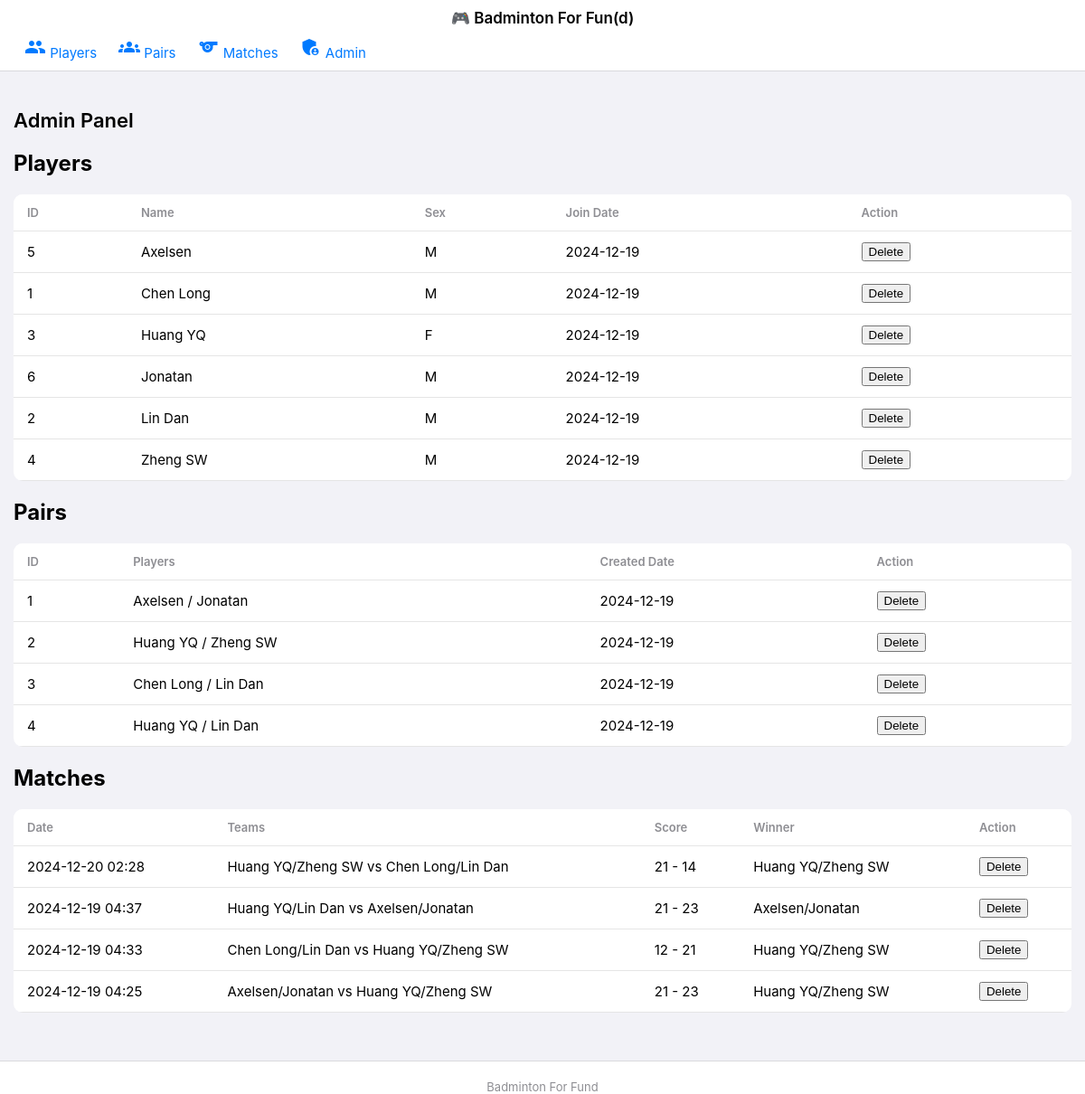
/admin, run on an earlier commit of the app's database.
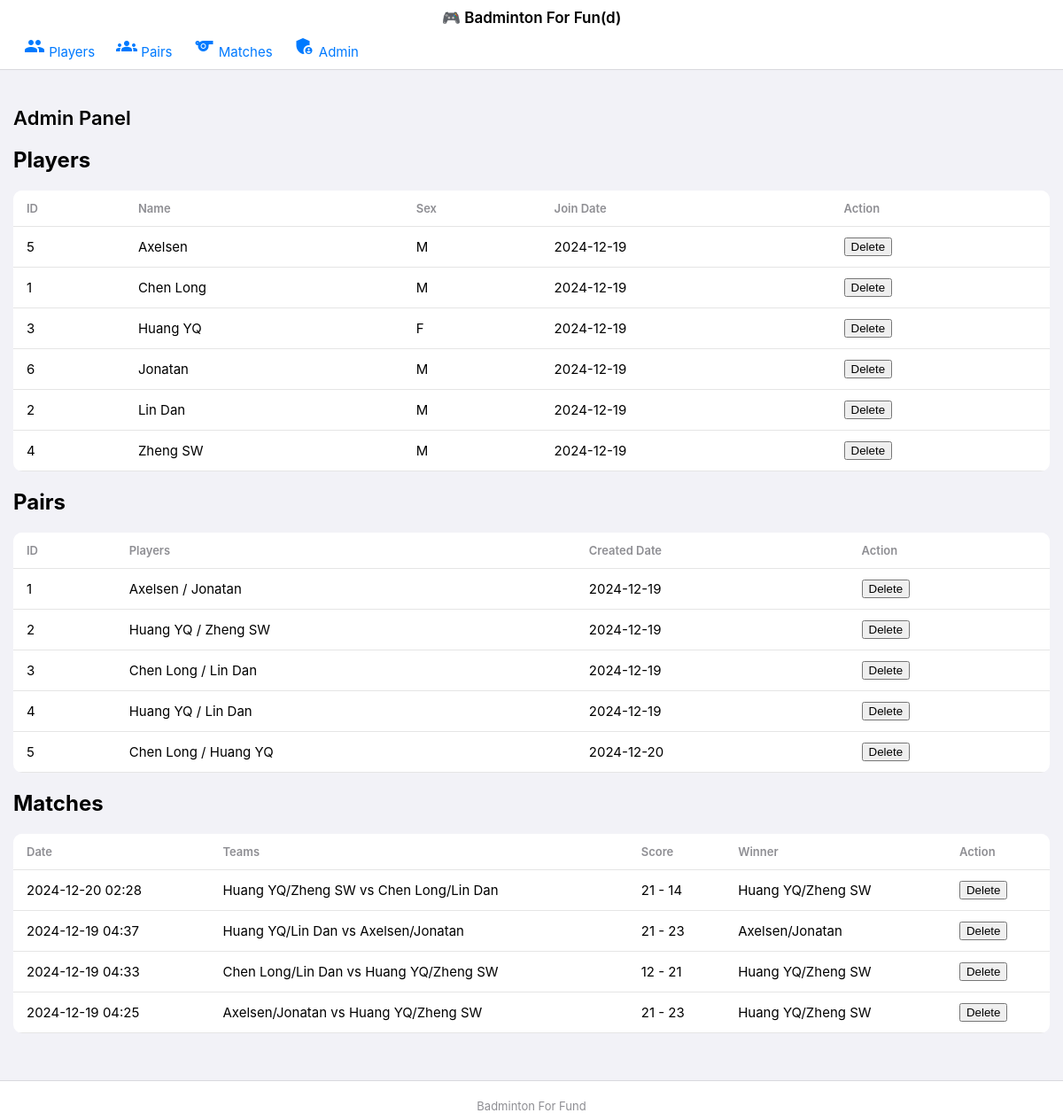
And on a later commit of the database.
### app.py (models this page shows, shortened)
class Player(db.Model):
    id = db.Column(db.Integer, primary_key=True)
    name = db.Column(db.String(80), nullable=False, unique=True)
    sex = db.Column(db.Enum(Sex), nullable=False, default=Sex.U)
    join_date = db.Column(db.DateTime, default=datetime.utcnow)
    is_active = db.Column(db.Boolean, default=True)
    elo_rating = db.Column(db.Float, default=1200.0)

class Pair(db.Model):
    id = db.Column(db.Integer, primary_key=True)
    player1_id = db.Column(db.Integer, db.ForeignKey('player.id'), nullable=False)
    player2_id = db.Column(db.Integer, db.ForeignKey('player.id'), nullable=False)
    created_date = db.Column(db.DateTime, default=datetime.utcnow)
    elo_rating = db.Column(db.Float, default=1200.0)
    player1 = db.relationship('Player', foreign_keys=[player1_id])
    player2 = db.relationship('Player', foreign_keys=[player2_id])
    __table_args__ = (
        db.UniqueConstraint('player1_id', 'player2_id', name='unique_pair'),
    )

class DoubleMatch(db.Model):
    id = db.Column(db.Integer, primary_key=True)
    team1_pair_id = db.Column(db.Integer, db.ForeignKey('pair.id'), nullable=False)
    team2_pair_id = db.Column(db.Integer, db.ForeignKey('pair.id'), nullable=False)
    team1_score = db.Column(db.Integer, nullable=False)
    team2_score = db.Column(db.Integer, nullable=False)
    winner_pair_id = db.Column(db.Integer, db.ForeignKey('pair.id'), nullable=False)
    match_date = db.Column(db.DateTime, default=datetime.utcnow)
    team1_pair = db.relationship('Pair', foreign_keys=[team1_pair_id])
    team2_pair = db.relationship('Pair', foreign_keys=[team2_pair_id])
    winner_pair = db.relationship('Pair', foreign_keys=[winner_pair_id])

### app.py (the view)
@app.route('/admin')
def admin():
    players = Player.query.order_by(Player.name).all()
    pairs = Pair.query.all()
    double_matches = DoubleMatch.query.order_by(DoubleMatch.match_date.desc()).all()
    template = 'ios/admin.html' if is_ios() else 'admin.html'
    return render_template(template,
                         players=players,
                         pairs=pairs,
                         double_matches=double_matches)

### app.py (called while the page is built)
def is_ios():
    user_agent = request.headers.get('User-Agent', '').lower()
    return any(device in user_agent for device in ['iphone', 'ipad'])

@app.context_processor
def utility_processor():
    return dict(is_ios=is_ios)

### templates/admin.html (shortened to what this page needs)
{% extends "base.html" %}
{% block content %}
<div class="header">
    <h1>Admin Panel</h1>
</div>
<div class="admin-section">
    <h2>Players</h2>
    <div class="table-container">
        <table>
            <thead>
                <tr>
                    <th>ID</th>
                    <th>Name</th>
                    <th>Sex</th>
                    <th>Join Date</th>
                    <th>Action</th>
                </tr>
            </thead>
            <tbody>
                {% for player in players %}
                <tr>
                    <td>{{ player.id }}</td>
                    <td>{{ player.name }}</td>
                    <td>{{ player.sex.value }}</td>
                    <td>{{ player.join_date.strftime('%Y-%m-%d') }}</td>
                    <td>
                        <form method="POST" action="{{ url_for('delete_player', id=player.id) }}"
                              onsubmit="return confirm('Are you sure you want to delete this player?');">
                            <button type="submit" class="btn-delete">Delete</button>
                        </form>
                    </td>
                </tr>
                {% endfor %}
            </tbody>
        </table>
    </div>
</div>
<div class="admin-section">
    <h2>Pairs</h2>
    <div class="table-container">
        <table>
            <thead>
                <tr>
                    <th>ID</th>
                    <th>Players</th>
                    <th>Created Date</th>
                    <th>Action</th>
                </tr>
            </thead>
            <tbody>
                {% for pair in pairs %}
                <tr>
                    <td>{{ pair.id }}</td>
                    <td>{{ pair.player1.name }} / {{ pair.player2.name }}</td>
                    <td>{{ pair.created_date.strftime('%Y-%m-%d') }}</td>
                    <td>
                        <form method="POST" action="{{ url_for('delete_pair', id=pair.id) }}"
                              onsubmit="return confirm('Are you sure you want to delete this pair?');">
                            <button type="submit" class="btn-delete">Delete</button>
                        </form>
                    </td>
                </tr>
                {% endfor %}
            </tbody>
        </table>
    </div>
</div>
<div class="admin-section">
    <h2>Matches</h2>
    <div class="table-container">
        <table>
            <thead>
                <tr>
                    <th>Date</th>
                    <th>Teams</th>
                    <th>Score</th>
                    <th>Winner</th>
                    <th>Action</th>
                </tr>
            </thead>
            <tbody>
                {% for match in double_matches %}
                <tr>
                    <td>{{ match.match_date.strftime('%Y-%m-%d %H:%M') }}</td>
                    <td>
                        {{ match.team1_pair.player1.name }}/{{ match.team1_pair.player2.name }}
                        vs
                        {{ match.team2_pair.player1.name }}/{{ match.team2_pair.player2.name }}
                    </td>
                    <td>{{ match.team1_score }} - {{ match.team2_score }}</td>
                    <td>
                        {{ match.winner_pair.player1.name }}/{{ match.winner_pair.player2.name }}
                    </td>
                    <td>
                        <form method="POST" action="{{ url_for('delete_double_match', id=match.id) }}"
                              onsubmit="return confirm('Are you sure you want to delete this match?');">
                            <button type="submit" class="btn-delete">Delete</button>
                        </form>
                    </td>
                </tr>
                {% endfor %}
            </tbody>
        </table>
    </div>
</div>
{% endblock %}

What changed in the data, as far as the page shows it:
added Pair: id "5", player1.name "Chen Long", player2.name "Huang YQ", created_date "2024-12-20"
